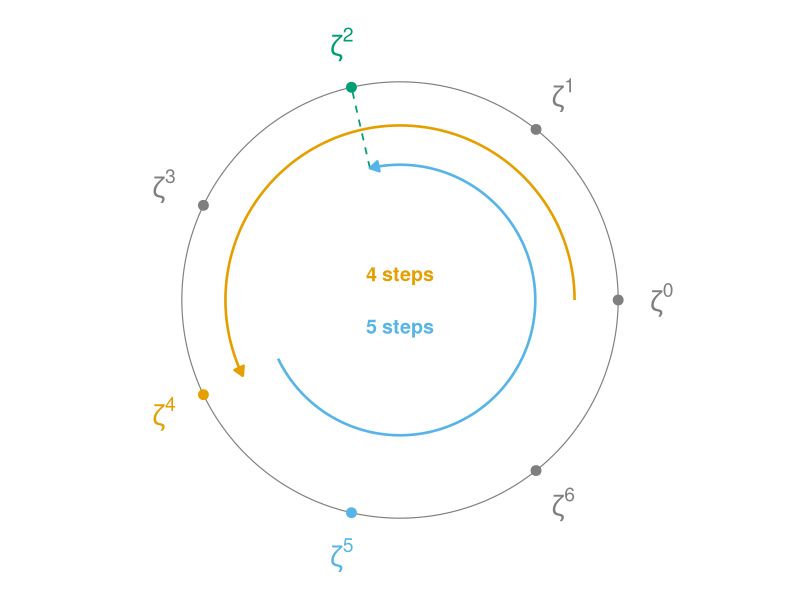

Generate this figure with R:
## ---- chunk 1
#| label: fig-roots-of-unity
#| echo: false
#| warning: false
#| message: false
#| fig-align: center
#| fig-width: 9
#| fig-height: 4.6
#| dev.args: !expr list(bg = "transparent")
#| fig-cap: "Modular addition on the unit circle for $N = 7$. Rotating by $4$ steps (orange) and then $5$ steps (blue) lands on $\\zeta^2$ (green), since $4 + 5 \\equiv 2 \\pmod 7$."
#| fig-alt: "A unit circle with seven evenly spaced points labeled zeta to the 0 through zeta to the 6, counterclockwise from the right. An orange arc rotates four steps from zeta to the 0 to zeta to the 4. A blue arc continues five more steps, passing zeta to the 0 again, and ends at the angle of zeta to the 2, which is marked in green."

library(ggplot2)

N <- 7
k <- 4
l <- 5
result <- (k + l) %% N
stopifnot(Mod(exp(2i * pi * k / N) * exp(2i * pi * l / N) - exp(2i * pi * result / N)) < 1e-12)

angle <- function(step) 2 * pi * step / N
arc <- function(from, to, r) {
  a <- seq(angle(from), angle(to), length.out = 200)
  data.frame(x = r * cos(a), y = r * sin(a))
}

neutral <- "grey50"
colors <- c(neutral = neutral, k = "#E69F00", l = "#56B4E9", result = "#009E73")

points <- data.frame(step = 0:(N - 1), role = "neutral")
points$role[points$step == k] <- "k"
points$role[points$step == l] <- "l"
points$role[points$step == result] <- "result"
points$x <- cos(angle(points$step))
points$y <- sin(angle(points$step))
points$label <- ifelse(
  points$role == "neutral",
  paste0("zeta^", points$step),
  paste0("bold(zeta^", points$step, ")")
)

circle <- arc(0, N, 1)
arc_k <- arc(0, k, 0.8)
arc_l <- arc(k, k + l, 0.62)

ggplot() +
  geom_path(data = circle, aes(x = x, y = y), color = neutral, linewidth = 0.4) +
  geom_segment(
    aes(
      x = 0.62 * cos(angle(result)), y = 0.62 * sin(angle(result)),
      xend = cos(angle(result)), yend = sin(angle(result))
    ),
    color = colors[["result"]], linewidth = 0.6, linetype = "dashed"
  ) +
  geom_path(
    data = arc_k, aes(x = x, y = y),
    color = colors[["k"]], linewidth = 0.9,
    arrow = arrow(length = unit(0.1, "inches"), type = "closed")
  ) +
  geom_path(
    data = arc_l, aes(x = x, y = y),
    color = colors[["l"]], linewidth = 0.9,
    arrow = arrow(length = unit(0.1, "inches"), type = "closed")
  ) +
  geom_point(data = points, aes(x = x, y = y, color = role), size = 3) +
  geom_text(
    data = points,
    aes(x = 1.2 * x, y = 1.2 * y, label = label, color = role),
    parse = TRUE, size = 7
  ) +
  annotate(
    "text",
    x = 0, y = 0.12, label = "4 steps",
    color = colors[["k"]], size = 5, fontface = "bold"
  ) +
  annotate(
    "text",
    x = 0, y = -0.12, label = "5 steps",
    color = colors[["l"]], size = 5, fontface = "bold"
  ) +
  scale_color_manual(values = colors, guide = "none") +
  coord_fixed(xlim = c(-1.3, 1.3), ylim = c(-1.25, 1.25), clip = "off") +
  theme_void() +
  theme(
    plot.background = element_rect(fill = "transparent", color = NA),
    panel.background = element_rect(fill = "transparent", color = NA)
  )
